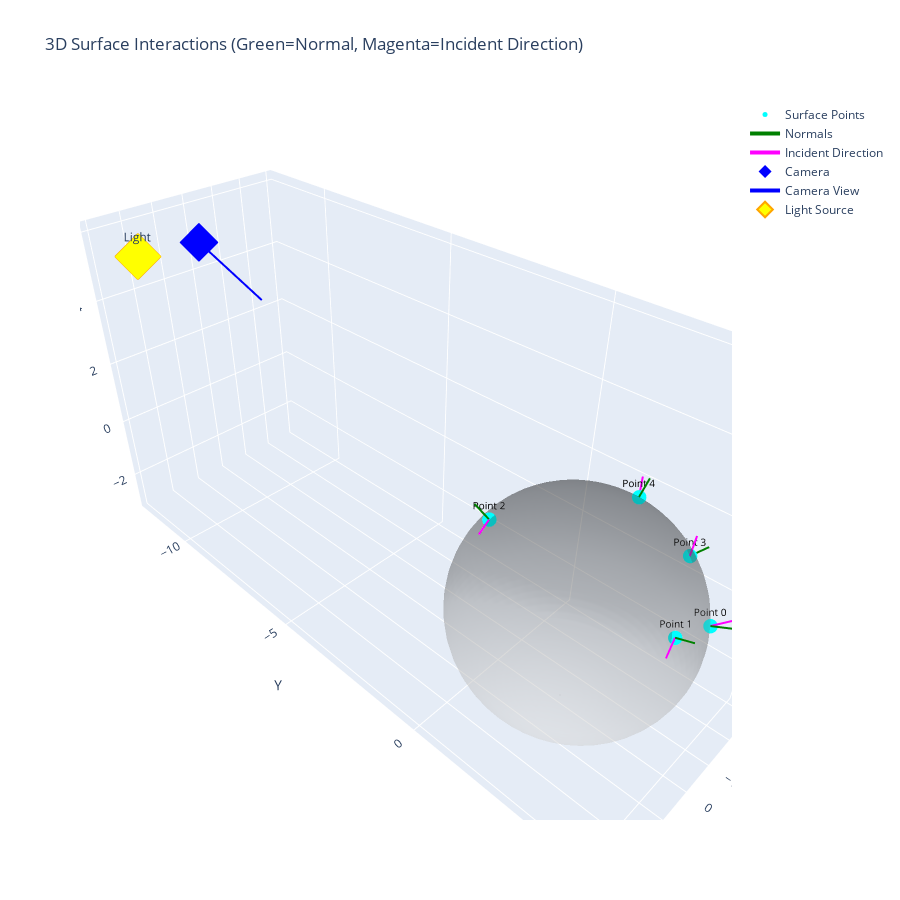

The cell this chart's notebook holds for it:
### Code cell
import plotly.graph_objects as go
import plotly.express as px

def draw_si_3d(scene, si, original_image_rgb, marker_size=5, marker_color="cyan"):
    """Draws the surface interaction in 3D with interactive rotation.
    
    Args:
        scene (mi.Scene): Mitsuba scene
        si (mi.SurfaceInteraction3f): Batched surface interactions
        original_image_rgb (np.ndarray): Original rendered image (for reference/title)
        marker_size (int): Size of scatter markers
        marker_color (str): Color of surface points
    """
    batch_size = dr.width(si)
    
    # Extract 3D positions and directions
    positions = np.array(si.p)  # (N, 3)
    normals = np.array(si.n)    # (N, 3)
    wi_world = np.array(si.to_world(si.wi))  # (N, 3)
    
    # Create figure
    fig = go.Figure()
    
    # Plot surface interaction points
    fig.add_trace(go.Scatter3d(
        x=positions[:, 0],
        y=positions[:, 1],
        z=positions[:, 2],
        mode='markers+text',
        marker=dict(size=marker_size, color=marker_color, symbol='circle'),
        name='Surface Points',
        text=[f"Point {i}" for i in range(batch_size)],
        hoverinfo='text',
        textfont=dict(
            color='black', 
            size=10        
        )     
    ))
    
    # Plot normals (green arrows)
    scale = 0.5
    for i in range(batch_size):
        fig.add_trace(go.Scatter3d(
            x=[positions[i, 0], positions[i, 0] + normals[i, 0] * scale],
            y=[positions[i, 1], positions[i, 1] + normals[i, 1] * scale],
            z=[positions[i, 2], positions[i, 2] + normals[i, 2] * scale],
            mode='lines',
            line=dict(color='green', width=4),
            name='Normals',
            showlegend=(i == 0),
            hoverinfo='skip'
        ))
    
    # Plot incident directions (magenta arrows)
    for i in range(batch_size):
        fig.add_trace(go.Scatter3d(
            x=[positions[i, 0], positions[i, 0] + wi_world[i, 0] * scale],
            y=[positions[i, 1], positions[i, 1] + wi_world[i, 1] * scale],
            z=[positions[i, 2], positions[i, 2] + wi_world[i, 2] * scale],
            mode='lines',
            line=dict(color='magenta', width=4),
            name='Incident Direction' if i == 0 else '',
            showlegend=(i == 0),
            hoverinfo='skip'
        ))
    
    # Add the sphere geometry for reference
    u = np.linspace(0, 2 * np.pi, 50)
    v = np.linspace(0, np.pi, 50)
    sphere_x = 3.0 * np.outer(np.cos(u), np.sin(v)) + 0  # center at (0, 2, 0)
    sphere_y = 3.0 * np.outer(np.sin(u), np.sin(v)) + 2
    sphere_z = 3.0 * np.outer(np.ones(np.size(u)), np.cos(v)) + 0
    
    fig.add_trace(go.Surface(
        x=sphere_x, y=sphere_y, z=sphere_z,
        opacity=0.3,
        colorscale='Greys',
        showscale=False,
        name='Sphere',
        hoverinfo='skip'
    ))
    

    
    # Add camera from simple.xml: origin="0.0, -12.0, 5.0", target="0.0, 0.0, 1.25"
    camera_pos = np.array([0.0, -12.0, 5.0])
    camera_target = np.array([0.0, 0.0, 1.25])
    camera_dir = camera_target - camera_pos
    camera_dir = camera_dir / np.linalg.norm(camera_dir)
    
    # Draw camera position (blue dot)
    fig.add_trace(go.Scatter3d(
        x=[camera_pos[0]], y=[camera_pos[1]], z=[camera_pos[2]],
        mode='markers',
        marker=dict(size=10, color='blue', symbol='diamond'),
        name='Camera',
        hoverinfo='text',
        hovertext='Camera Position'
    ))
    
    # Draw camera viewing direction (blue arrow)
    arrow_length = 3.0
    fig.add_trace(go.Scatter3d(
        x=[camera_pos[0], camera_pos[0] + camera_dir[0] * arrow_length],
        y=[camera_pos[1], camera_pos[1] + camera_dir[1] * arrow_length],
        z=[camera_pos[2], camera_pos[2] + camera_dir[2] * arrow_length],
        mode='lines',
        line=dict(color='blue', width=4),
        name='Camera View',
        showlegend=True,
        hoverinfo='skip'
    ))
    
    # Add light from simple.xml: position="3, -10.0, 6.0"
    light_pos = np.array([3.0, -10.0, 6.0])
    
    # Draw light position (yellow diamond)
    fig.add_trace(go.Scatter3d(
        x=[light_pos[0]], y=[light_pos[1]], z=[light_pos[2]],
        mode='markers+text',
        marker=dict(size=12, color='yellow', symbol='diamond', 
                   line=dict(color='orange', width=2)),
        text=['Light'],
        textposition='top center',
        name='Light Source',
        hoverinfo='text',
        hovertext='Point Light: intensity=100.0'
    ))
    
    # Update layout
    fig.update_layout(
        title="3D Surface Interactions (Green=Normal, Magenta=Incident Direction)",
        scene=dict(
            xaxis_title="X",
            yaxis_title="Y",
            zaxis_title="Z",
            aspectmode='data'
        ),
        width=900,
        height=900,
        showlegend=True,
        hovermode='closest'
    )
    
    fig.show()

# Usage:
draw_si_3d(scene, si, original_scene_rendered)

### Figure 1 — Plotly figure (JSON) as saved in the notebook; plotly's stock layout.template omitted (floating-point values rounded to 4 significant figures; data arrays with more than 128 entries replaced by an {"elided": "..."} marker saying what was removed)
{"data": [{"hoverinfo": "text", "marker": {"color": "cyan", "size": 5, "symbol": "circle"}, "mode": "markers+text", "name": "Surface Points", "text": ["Point 0", "Point 1", "Point 2", "Point 3", "Point 4"], "textfont": {"color": "black", "size": 10}, "type": "scatter3d", "x": [-1.396, 0.4251, 0.9418, -2.503, -2.069], "y": [4.631, 4.636, 0.1019, 3.368, 2.048], "z": [0.3604, 1.367, 2.124, 0.9287, 2.172]}, {"hoverinfo": "skip", "line": {"color": "green", "width": 4}, "mode": "lines", "name": "Normals", "showlegend": true, "type": "scatter3d", "x": [-1.396, -1.628], "y": [4.631, 5.069], "z": [0.3604, 0.4204]}, {"hoverinfo": "skip", "line": {"color": "green", "width": 4}, "mode": "lines", "name": "Normals", "showlegend": false, "type": "scatter3d", "x": [0.4251, 0.496], "y": [4.636, 5.076], "z": [1.367, 1.595]}, {"hoverinfo": "skip", "line": {"color": "green", "width": 4}, "mode": "lines", "name": "Normals", "showlegend": false, "type": "scatter3d", "x": [0.9418, 1.099], "y": [0.1019, -0.2145], "z": [2.124, 2.478]}, {"hoverinfo": "skip", "line": {"color": "green", "width": 4}, "mode": "lines", "name": "Normals", "showlegend": false, "type": "scatter3d", "x": [-2.503, -2.92], "y": [3.368, 3.596], "z": [0.9287, 1.084]}, {"hoverinfo": "skip", "line": {"color": "green", "width": 4}, "mode": "lines", "name": "Normals", "showlegend": false, "type": "scatter3d", "x": [-2.069, -2.414], "y": [2.048, 2.056], "z": [2.172, 2.534]}, {"hoverinfo": "skip", "line": {"color": "magenta", "width": 4}, "mode": "lines", "name": "Incident Direction", "showlegend": true, "type": "scatter3d", "x": [-1.396, -1.77], "y": [4.631, 4.942], "z": [0.3604, 0.4762]}, {"hoverinfo": "skip", "line": {"color": "magenta", "width": 4}, "mode": "lines", "name": "", "showlegend": false, "type": "scatter3d", "x": [0.4251, 0.8851], "y": [4.636, 4.739], "z": [1.367, 1.201]}, {"hoverinfo": "skip", "line": {"color": "magenta", "width": 4}, "mode": "lines", "name": "", "showlegend": false, "type": "scatter3d", "x": [0.9418, 1.421], "y": [0.1019, 0.2206], "z": [2.124, 2.042]}, {"hoverinfo": "skip", "line": {"color": "magenta", "width": 4}, "mode": "lines", "name": "", "showlegend": false, "type": "scatter3d", "x": [-2.503, -2.743], "y": [3.368, 3.324], "z": [0.9287, 1.365]}, {"hoverinfo": "skip", "line": {"color": "magenta", "width": 4}, "mode": "lines", "name": "", "showlegend": false, "type": "scatter3d", "x": [-2.069, -2.41], "y": [2.048, 1.877], "z": [2.172, 2.496]}, {"colorscale": [[0, "rgb(255,255,255)"], [0.125, "rgb(240,240,240)"], [0.25, "rgb(217,217,217)"], [0.375, "rgb(189,189,189)"], [0.5, "rgb(150,150,150)"], [0.625, "rgb(115,115,115)"], [0.75, "rgb(82,82,82)"], [0.875, "rgb(37,37,37)"], [1, "rgb(0,0,0)"]], "hoverinfo": "skip", "name": "Sphere", "opacity": 0.3, "showscale": false, "type": "surface", "x": {"elided": "50x50 float values"}, "y": {"elided": "50x50 float values"}, "z": {"elided": "50x50 float values"}}, {"hoverinfo": "text", "hovertext": "Camera Position", "marker": {"color": "blue", "size": 10, "symbol": "diamond"}, "mode": "markers", "name": "Camera", "type": "scatter3d", "x": [0], "y": [-12], "z": [5]}, {"hoverinfo": "skip", "line": {"color": "blue", "width": 4}, "mode": "lines", "name": "Camera View", "showlegend": true, "type": "scatter3d", "x": [0, 0], "y": [-12, -9.137], "z": [5, 4.105]}, {"hoverinfo": "text", "hovertext": "Point Light: intensity=100.0", "marker": {"color": "yellow", "line": {"color": "orange", "width": 2}, "size": 12, "symbol": "diamond"}, "mode": "markers+text", "name": "Light Source", "text": ["Light"], "textposition": "top center", "type": "scatter3d", "x": [3], "y": [-10], "z": [6]}], "layout": {"height": 900, "hovermode": "closest", "scene": {"aspectmode": "data", "xaxis": {"title": {"text": "X"}}, "yaxis": {"title": {"text": "Y"}}, "zaxis": {"title": {"text": "Z"}}}, "showlegend": true, "title": {"text": "3D Surface Interactions (Green=Normal, Magenta=Incident Direction)"}, "width": 900}}
